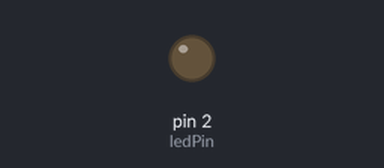
Recording of a sketch running on a simulated Arduino Uno, built with avr-gcc and run on an emulated ATmega328P. Parts: output pins drawn as LEDs (lit = HIGH).

Above: at 1.2 s.
At 3.7 s:
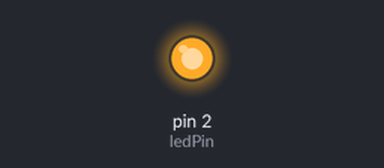
Timing chart, 0 to 4.1 s (numbered marks = the images above):
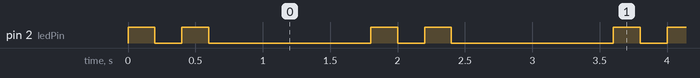

Measured:
- by itself, pin 2 (ledPin): repeats every 1.8 s: LOW 0.20 s, HIGH 0.20 s, LOW 1.2 s, HIGH 0.20 s
- by itself, everything shown: repeats every 1.8 s, in 4 steps

The sketch:

double-blink.ino
```cpp
const int ledPin = 2;

void setup() {
  pinMode(ledPin, OUTPUT);
}

void doubleBlink(int blinkDelay, int pauseDelay) {
  for (int i = 1; i <= 2; i++) {
    digitalWrite(ledPin, HIGH);
    delay(blinkDelay);
    digitalWrite(ledPin, LOW);
    delay(blinkDelay);
  }
  delay(pauseDelay);
}

void loop() {
  doubleBlink(200, 1000);
}
```
